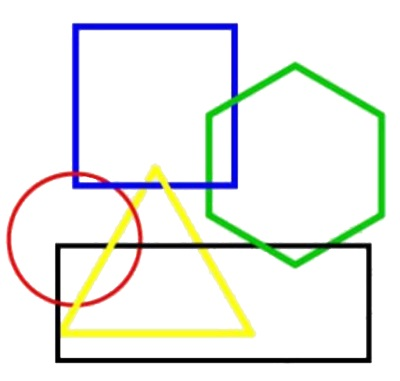
%> input picture Hough-Transform/shapes.jpg, 400 x 381 px
$ octave Hough_Transform.m   (GNU Octave 9; MATLAB toolbox functions it lacks are replaced by stand-ins)
%> lines starting %> are read from the running program, lines starting %| are printed output that depends on the picture; in (x1, y1, x2, y2) boxes, pixels count from 0 and x2, y2 are one past the last pixel; in counts of white or black regions, pixels touching at a corner belong together; the program's own positions count from 1
%% Hough Transform
img = imread('shapes.jpg');
%> img is the input picture: size 381x400x3 uint8; mean R, G, B 234.2, 236.9, 232
img = rgb2gray(img);
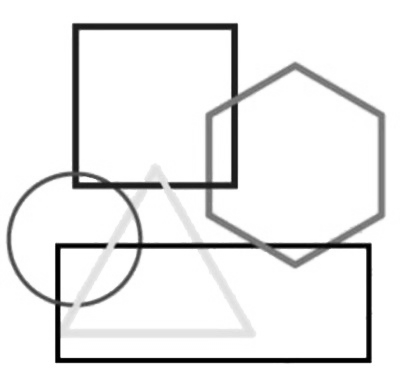
%> img: size 381x400 uint8; min 0, max 255, mean 235.6
figure;
imshow(img)

img_edge = edge(img,'canny');
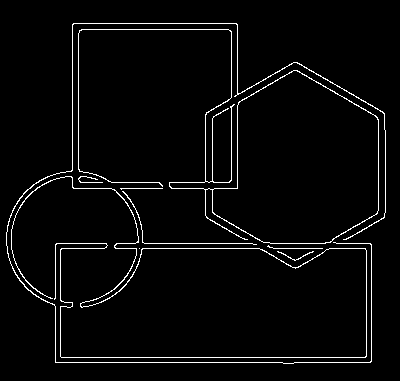
%> img_edge: size 381x400 logical; 3.3% white in thin lines or dots, all inside (x1, y1, x2, y2) = (6, 23, 386, 364)
figure;
imshow(img_edge)
title('canny')

[accum , theta , rho ] = hough(img_edge); % accumlitave array(votes) , then vectors of theta and rho
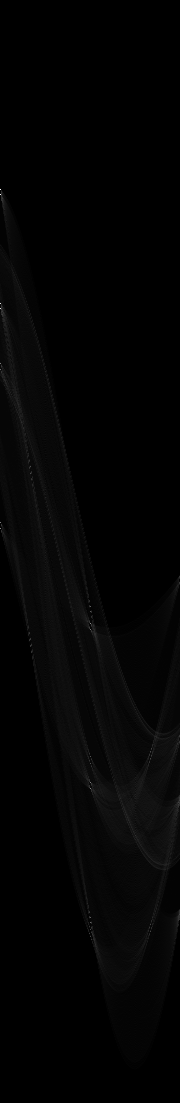
%> accum: size 1103x180 double; min 0, max 307, mean 4.5; drawn with min black and max white
%> theta = 180 values from -90 to 89; rho = 1103 values from -551 to 551
figure;
imagesc(accum,'XData',theta,'YData',rho)
%> (this line was passed over: imagesc is not available in this run)
title('Houch accumulator')

img_peaks = houghpeaks(accum,100,'Threshold',ceil(0.25*max(accum(:))),'NHoodSize',[5 5]);
%> img_peaks = 27 rows, first 12: [195 1; 190 1; 304 1; 309 1; 624 91; 529 1; 789 91; 783 91; 523 1; 364 1; 630 91; 370 1]
hold on;
plot(theta(img_peaks(:,2)),rho(img_peaks(:,1)),'rs');
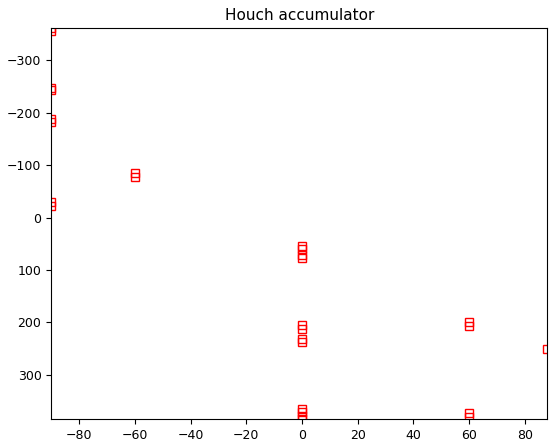
%> figure redrawn from the program's plot data
hold off;

img_lines= houghlines(img_edge,theta,rho,img_peaks);
%> img_lines = 26 lines; longest, point1 to point2 (x, y): (56, 358) to (372, 358), (56, 249) to (372, 249), (56, 363) to (371, 363), (57, 244) to (371, 244), (232, 24) to (232, 189), (73, 30) to (238, 30)
figure;
imshow(img)
title('With lines')
hold on;
for i = 1:length(img_lines)
    endpoints = [img_lines(i).point1;  img_lines(i).point2];
    plot(endpoints(:,1),endpoints(:,2),'LineWidth',2,'Color','red');
end
%> this loop made 26 passes
%> endpoints on passes 1 to 12: [56 358; 372 358], [56 363; 371 363], [56 249; 372 249], [57 244; 371 244], [73 25; 73 188], [74 24; 237 24], [238 25; 238 189], [232 24; 232 189], [73 30; 238 30], [74 189; 238 189], [79 24; 79 189], [73 183; 238 183]
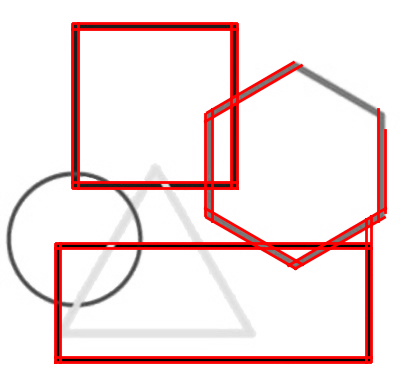
%> figure redrawn from the program's plot data; its title reads 'With lines'
hold off;
